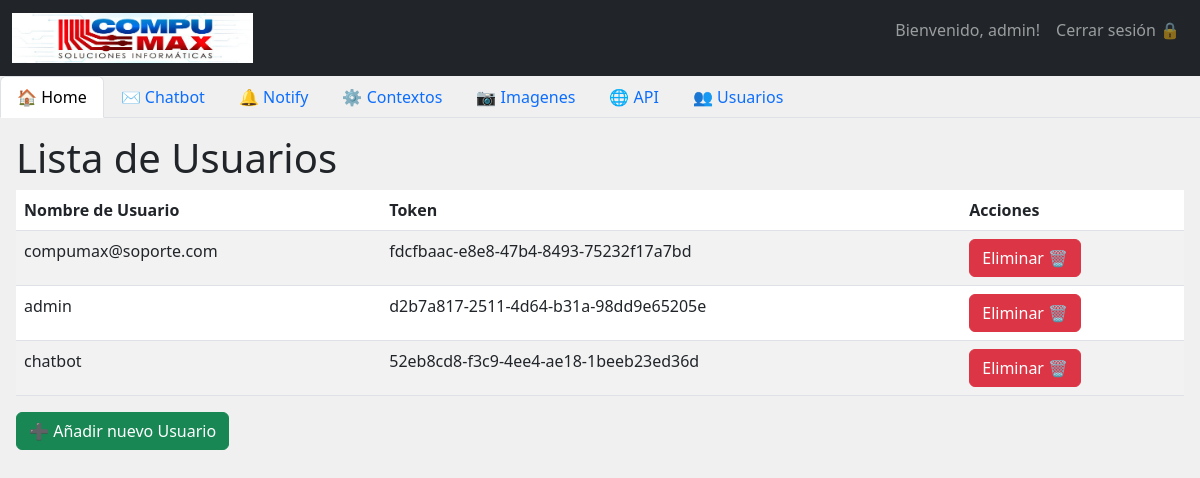
The page /security/users (signed in) on the database its author committed.
### tables this page shows
CREATE TABLE usuarios (
            id INTEGER PRIMARY KEY AUTOINCREMENT,
            username TEXT NOT NULL,
            password TEXT NOT NULL,
            token TEXT NOT NULL
        );

### security/routes.py (the view)
@security_bp.route('/users')
@requerir_autenticacion
def view_users():
    users = database.get_all_users()
    return render_template('view_users.html', users=users)

### databases/database.py (called while the page is built)
def get_all_users() -> list:
    conn = sqlite3.connect('alarm_status.db')
    cursor = conn.cursor()
    cursor.execute('SELECT * FROM usuarios')
    users = cursor.fetchall()
    conn.close()
    return users

### security/protected_routes.py (called while the page is built)
def verificar_autenticacion():
    return 'username' in session

def requerir_autenticacion(route_function):
    @wraps(route_function)
    def wrapper(*args, **kwargs):
        if not verificar_autenticacion():
            return redirect(url_for('security.login'))
        return route_function(*args, **kwargs)
    return wrapper

### security/templates/view_users.html
{% extends "base.html" %}
{% block content %}
    <h1>Lista de Usuarios</h1>
    <div class="table-responsive">
        <table class="table table-striped">
            <thead class="thead-dark">
                <tr>
                    <th>Nombre de Usuario</th>
                    <th>Token</th>
                    <th>Acciones</th>
                </tr>
            </thead>
            <tbody>
                {% for user in users %}
                    <tr>
                        <td>{{ user[1] }}</td>
                        <td>{{ user[3] }}</td>
                        <td>
                            <a href="{{ url_for('security.delete_user', user_id=user[0]) }}" class="btn btn-danger">Eliminar &#128465;</a>
                        </td>
                    </tr>
                {% endfor %}
            </tbody>
        </table>
    </div>
    <a href="{{ url_for('security.signup') }}" class="btn btn-success">➕ Añadir nuevo Usuario</a>
{% endblock %}

### home/templates/base.html (shortened to what this page needs)
<!DOCTYPE html>
<html lang="es">
<head>
    <link href="https://cdn.jsdelivr.net/npm/bootstrap@5.3.0/dist/css/bootstrap.min.css" rel="stylesheet">
    <link rel="stylesheet" href="{{ url_for('home.static', filename='style.css') }}">
</head>
<body>
    <nav class="navbar navbar-expand-lg navbar-dark bg-dark">
        <div class="container-fluid">
            <a class="navbar-brand" href="#">
                <img src="{{ url_for('home.static', filename='compumax_banner.jpeg') }}" height="50" class="d-inline-block align-center" alt="">
            </a>
            <div class="collapse navbar-collapse" id="navbarNav">
                <ul class="navbar-nav ms-auto">
                    {% if 'username' in session %}
                        <li class="nav-item">
                            <p class="nav-link user">Bienvenido, {{ session['username'] }}!</p>
                        </li>
                        <li class="nav-item">
                            <a href="{{ url_for('security.logout') }}" class="nav-link">Cerrar sesión 🔒</a>
                        </li>
                    {% else %}
                        <li class="nav-item">
                            <a href="{{ url_for('security.login') }}" class="nav-link">Iniciar sesión 🔓</a>
                        </li>
                    {% endif %}
                </ul>
            </div>
        </div>
    </nav>
    <div class="list_items">
        <ul class="nav nav-tabs">
            <li class="nav-item"><a class="nav-link active" href="{{ url_for('home.home') }}">🏠 Home</a></li>
            <li class="nav-item"><a class="nav-link" href="{{ url_for('chatbot.chatbot_get') }}">✉️ Chatbot</a></li>
            <li class="nav-item"><a class="nav-link" href="{{ url_for('notify.notify_frontend') }}">🔔 Notify</a></li>
            {% if 'username' in session %}
            <li class="nav-item"><a class="nav-link" href="{{ url_for('configs.read_context') }}">⚙️ Contextos</a></li>
            <li class="nav-item"><a class="nav-link" href="{{ url_for('configs.read_images_route') }}">📷 Imagenes</a></li>
            <li class="nav-item"><a class="nav-link" href="{{ url_for('api.api_get') }}">🌐 API</a></li>
            <li class="nav-item"><a class="nav-link" href="{{ url_for('security.view_users') }}">👥 Usuarios</a></li>
            {% endif %}
        </ul>
    </div>
    <div class="content">
        {% block content %}
        {% endblock %}
    </div>
</body>
</html>

### home/static/style.css (style rules this page uses)
body { background-color: #f0f0f0; }
.content { margin: 1em; }

### rows shown on the page
usuarios: username "admin", token "d2b7a817-2511-4d64-b31a-98dd9e65205e"
usuarios: username "compumax@soporte.com", token "fdcfbaac-e8e8-47b4-8493-75232f17a7bd"
usuarios: username "chatbot", token "52eb8cd8-f3c9-4ee4-ae18-1beeb23ed36d"
